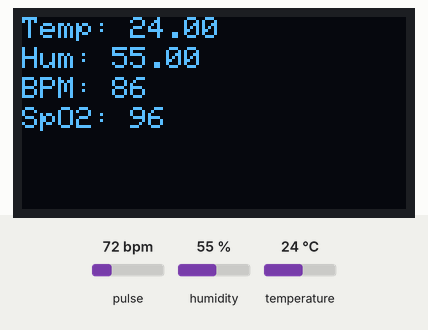
This sketch was run on a simulated ESP32. Shown: 128×64 one-colour display. The inputs (shaded band) are chosen by the test bench; at power-on: pulse 72 bpm, humidity 55 %, temperature 24 °C. WiFi joins after 1.5 s; servers stay silent unless stated; web services answer with replies made up by the test bench; what the sketch prints to the serial monitor is not drawn.

Above: at 1.6 s.

The sketch:

IOT_in_SmartHealthcare.ino
```cpp
#include <WiFi.h>
#include <Wire.h>
#include "DHT.h"
#include "MAX30105.h"
#include <Adafruit_GFX.h>
#include <Adafruit_SSD1306.h>

// -------- OLED --------
#define SCREEN_WIDTH 128
#define SCREEN_HEIGHT 64
Adafruit_SSD1306 display(SCREEN_WIDTH, SCREEN_HEIGHT, &Wire, -1);

// -------- DHT --------
#define DHTPIN 4
#define DHTTYPE DHT11
DHT dht(DHTPIN, DHTTYPE);

// -------- MAX30102 --------
MAX30105 particleSensor;

// -------- WiFi --------
const char* ssid = "YOUR_WIFI";
const char* password = "YOUR_WIFI_PASSWORD";

String apiKey = "YOUR_API_KEY";
const char* server = "api.thingspeak.com";

WiFiClient client;

int bpm = 0;

void setup() {
  Serial.begin(115200);
  Wire.begin(21, 22);

  // -------- OLED INNIT --------
  if (!display.begin(SSD1306_SWITCHCAPVCC, 0x3C)) {
    Serial.println("OLED not found");
    while (1);
  }
  display.clearDisplay();
  display.setTextSize(1);
  display.setTextColor(WHITE);

  dht.begin();

  Serial.println("MAX30102 found");
  if (!particleSensor.begin()) {
    Serial.println("MAX30102 not found");
    while (1);
  }

  particleSensor.setup();
  particleSensor.setPulseAmplitudeRed(0x02);
  particleSensor.setPulseAmplitudeGreen(0);

  WiFi.begin(ssid, password);
  Serial.print("Connecting");

  while (WiFi.status() != WL_CONNECTED) {
    delay(500);
    Serial.print(".");
  }
  Serial.println("\nWiFi Connected!");
}

void loop() {

  float temp = dht.readTemperature();
  float humidity = dht.readHumidity();

  long irValue = particleSensor.getIR();

  // BPM
  if (irValue < 5000) {
    bpm = 0;
  } else {
    bpm = map(irValue, 5000, 150000, 60, 100);
    bpm = constrain(bpm, 60, 110);
  }

  // SpO2
  int spo2 = map(irValue, 50000, 230000, 95, 99);
  spo2 = constrain(spo2, 94, 100);

  // -------- SERIAL --------
  Serial.print("Temp: ");
  Serial.print(temp);
  Serial.print(" | Hum: ");
  Serial.print(humidity);
  Serial.print(" | BPM: ");
  Serial.print(bpm);
  Serial.print(" | SpO2: ");
  Serial.println(spo2);

  // -------- OLED DISPLAY --------
  display.clearDisplay();

  display.setCursor(0,0);
  display.print("Temp: ");
  display.print(temp);

  display.setCursor(0,10);
  display.print("Hum: ");
  display.print(humidity);

  display.setCursor(0,20);
  display.print("BPM: ");
  display.print(bpm);

  display.setCursor(0,30);
  display.print("SpO2: ");
  display.print(spo2);

  display.display();


  if (irValue > 5000) {

  if (client.connect(server, 80)) {

    String url = "/update?api_key=" + apiKey +
                 "&field1=" + String(temp) +
                 "&field2=" + String(humidity) +
                 "&field3=" + String(bpm) +
                 "&field4=" + String(spo2);

    Serial.println(url);

    client.print("GET " + url + " HTTP/1.1\r\n");
    client.print("Host: api.thingspeak.com\r\n");
    client.print("Connection: close\r\n\r\n");

    while (client.connected()) {
      String line = client.readStringUntil('\n');
      if (line == "\r") break;
    }

    String response = client.readString();
    Serial.println("Response: " + response);

  } else {
    Serial.println("Connection FAILED");
  }

  client.stop();
  }

  delay(20000);
}
```
